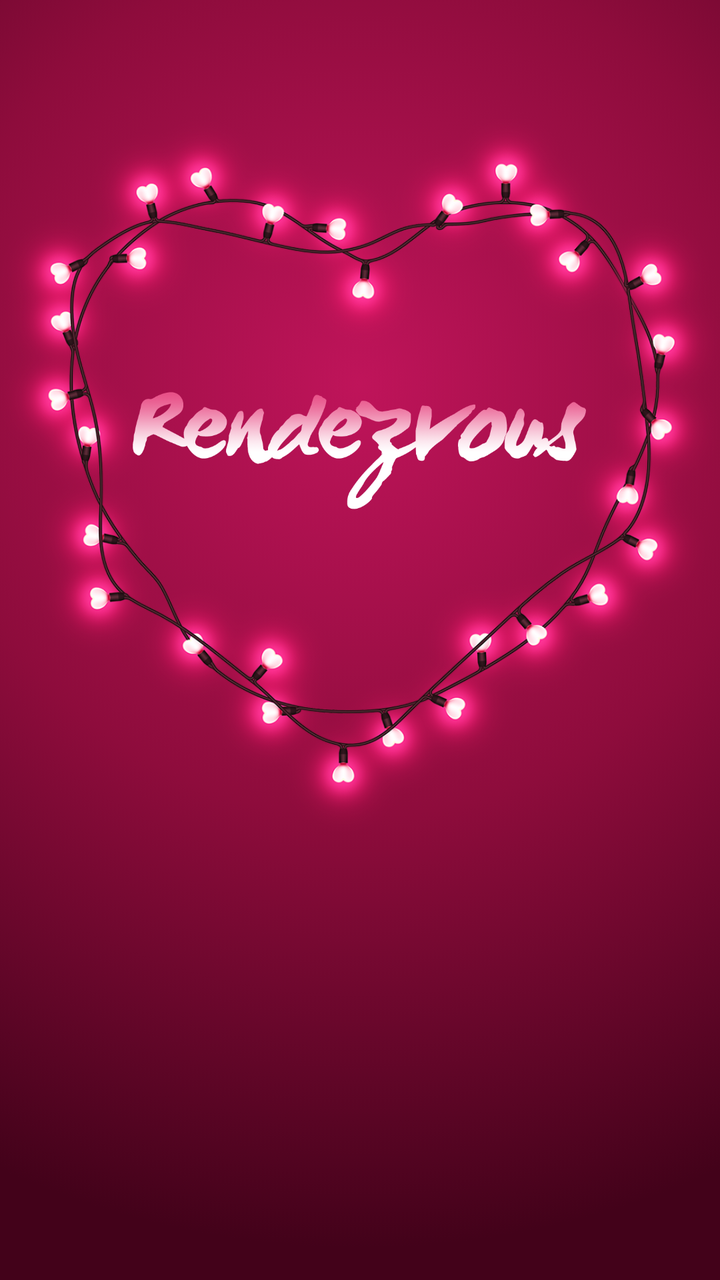
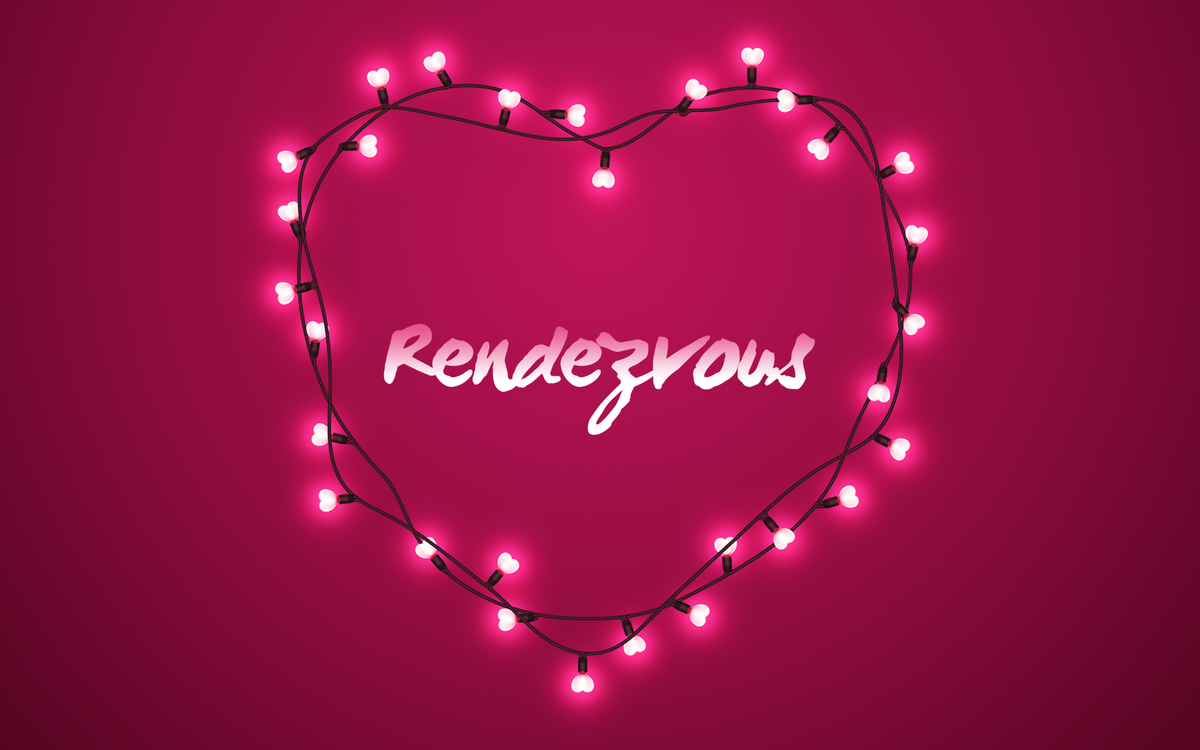

The same Android screen from two of the app's own layout files: first res/layout/ as a phone draws it, then the repository's variant for another configuration, drawn on a device whose configuration selects that folder. Both files follow.
<!-- AndroidManifest.xml: application theme AppTheme -->
<!-- res/layout/activity_splash.xml -->
<?xml version="1.0" encoding="utf-8"?>
<RelativeLayout xmlns:android="http://schemas.android.com/apk/res/android"
    android:id="@+id/content_layout"
    android:layout_width="match_parent"
    android:layout_height="match_parent"
    android:background="@drawable/splash_gradient">

    <ImageView
        android:id="@+id/imageView"
        android:layout_width="400dp"
        android:layout_height="400dp"
        android:layout_alignParentTop="true"
        android:layout_centerHorizontal="true"
        android:layout_marginTop="39dp"
        android:contentDescription="@string/heart_pic"
        android:src="@drawable/hearts" />

    <ImageView
        android:layout_width="230dp"
        android:layout_height="230dp"
        android:layout_alignTop="@+id/imageView"
        android:layout_centerHorizontal="true"
        android:layout_marginTop="69dp"
        android:contentDescription="@string/logo_icon"
        android:src="@drawable/rend" />

</RelativeLayout>
<!-- resources referenced by this layout -->
<resources>
  <!-- drawable hearts: png bitmap (drawable, 516729 bytes) -->
  <!-- drawable rend: png bitmap (drawable, 45484 bytes) -->
  <!-- drawable splash_gradient (drawable) -->
  <?xml version="1.0" encoding="utf-8"?>
  <selector xmlns:android="http://schemas.android.com/apk/res/android">
      <item>
          <shape>
              <gradient
                  android:centerColor="#8e0c3c"
                  android:centerX="50%"
                  android:centerY="30%"
                  android:endColor="#43021a"
                  android:gradientRadius="120%"
                  android:startColor="#bf145a"
                  android:type="radial"/>
          </shape>
      </item>
  </selector>
  <string name="heart_pic">heart puc</string>
  <string name="logo_icon">logo icon</string>
  <style name="AppTheme" parent="Theme.AppCompat.Light.NoActionBar">
          
          <item name="colorPrimary">@color/colorPrimary</item>
          <item name="colorPrimaryDark">@color/colorPrimaryDark</item>
          <item name="colorAccent">@color/colorAccent</item>
          <item name="android:windowBackground">@color/grey_200</item>
      </style>
  <color name="colorPrimary">#a6154c</color>
  <color name="colorPrimaryDark">#740a32</color>
  <color name="colorAccent">#01d8ff</color>
  <color name="grey_200">#eeeeee</color>
</resources>
<!-- res/layout-sw600dp-land/activity_splash.xml (the repository's variant of the layout above) -->
<!-- drawn on a 7-inch tablet turned sideways -->
<?xml version="1.0" encoding="utf-8"?>
<RelativeLayout xmlns:android="http://schemas.android.com/apk/res/android"
    xmlns:app="http://schemas.android.com/apk/res-auto"
    android:id="@+id/content_layout"
    android:layout_width="match_parent"
    android:layout_height="match_parent"
    android:background="@drawable/splash_gradient">

    <ImageView
        android:id="@+id/imageView2"
        android:layout_width="wrap_content"
        android:layout_height="wrap_content"
        android:layout_alignParentLeft="true"
        android:layout_alignParentStart="true"
        android:layout_alignParentTop="true"
        android:contentDescription="@string/heart_pic"
        app:srcCompat="@drawable/hearts" />

    <ImageView
        android:id="@+id/imageView3"
        android:layout_width="350dp"
        android:layout_height="2000dp"
        android:layout_alignParentTop="true"
        android:layout_centerHorizontal="true"
        android:contentDescription="@string/logo_icon"
        app:srcCompat="@drawable/rend" />


</RelativeLayout>
